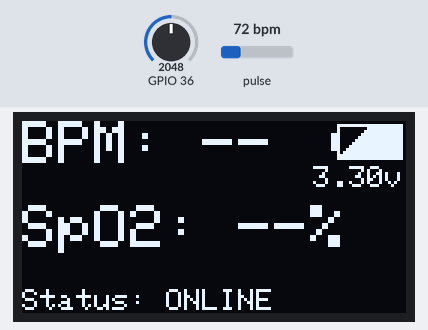
Simulated run of this sketch. Board: ESP32. Parts: 128×64 one-colour display. Inputs (shaded band) come from the test bench; at power-on: GPIO 36 = 2048, pulse 72 bpm. WiFi joins after 1.5 s; servers stay silent unless stated; what the sketch prints to the serial monitor is not drawn.

Above: at 5.1 s.
5.2 s: GPIO 36 set to 1960
At 7.9 s:
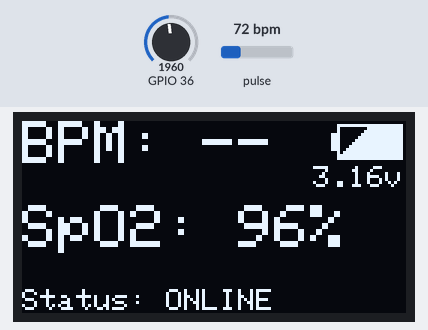
8.2 s: pulse set to 100 bpm
At 10.9 s:
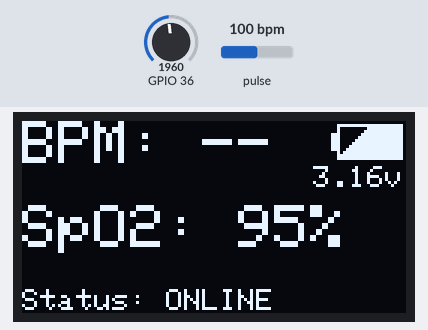
11.2 s: GPIO 36 set to 2040
At 12.4 s:
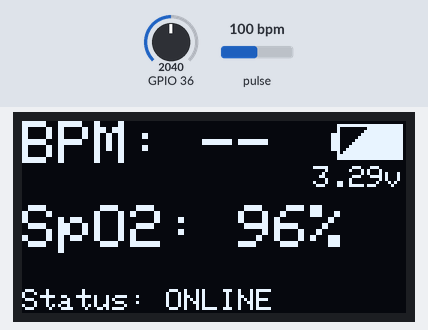
13.1 s: GPIO 36 set to 2047
At 13.9 s:
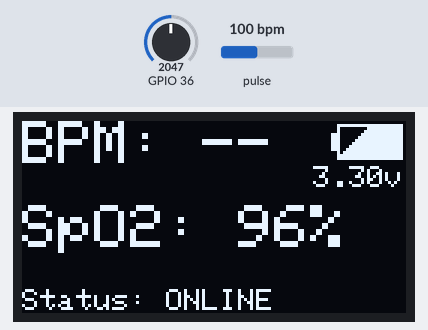
14.8 s: pulse set to 158 bpm
At 18.5 s:
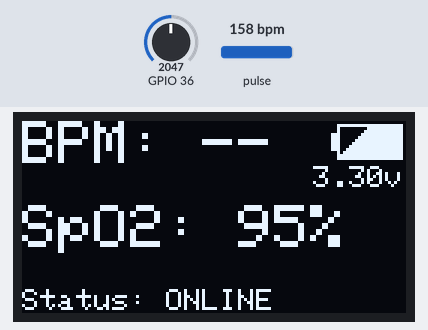
Timing chart, 0 to 18.8 s (numbered marks = the images above; inputs shaded):
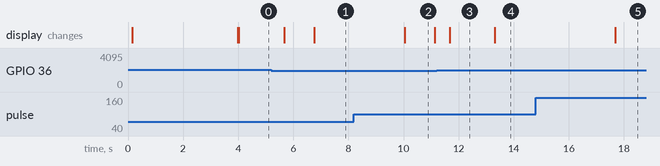

The sketch:

Projeto_IoT_Sinais_Vitais.ino
```cpp
// ------------------ Projeto Monitor Vital IoT ------------------
#define BLYNK_TEMPLATE_ID "TMPL2KnVpgXl3"
#define BLYNK_TEMPLATE_NAME "Projeto Sinais Vitais Com IoT"
#define BLYNK_AUTH ""//DKP9s8MEKGbsdo3mXpV-nc1RecDTkzXm"

#include <Wire.h>
#include <Adafruit_GFX.h>
#include <Adafruit_SSD1306.h>
#include <MAX30105.h>
#include <BlynkSimpleEsp32.h>
#include <WiFi.h>

// ------------------ Configurações ------------------
#define OLED_WIDTH 128
#define OLED_HEIGHT 64
#define OLED_ADDR 0x3C
#define I2C_SDA 6
#define I2C_SCL 7

Adafruit_SSD1306 display(OLED_WIDTH, OLED_HEIGHT, &Wire, -1);
MAX30105 particleSensor;

#define WIFI_SSID "Manzotti"
#define WIFI_PASS "Gabriel1402"

//#define WIFI_SSID "iPhone de Felipe"
//#define WIFI_PASS "testando"

BlynkTimer timer;

// ------------------ Variáveis ------------------
const long MIN_IR_VALUE = 5000;
const float alphaIR = 0.1;
float irEMA = 0.0;

unsigned long lastPeakTime = 0;
float bpmFiltered = 0.0;
const float alphaBPM = 0.3;

#define BUFFER_SIZE 100
int redBuffer[BUFFER_SIZE];
int irBuffer[BUFFER_SIZE];
int bufferIndex = 0;
bool bufferFilled = false;

bool wifiConnected = false;
bool blynkConnected = false;

// ------------------ Funções ------------------
void displaySplashScreen();
void displayUpdateVitals(float bpm, float spo2, bool fingerDetected);
void sensorReadOnce(long &irValue, long &redValue);
void processPeakAndBpm(long irValue);
float calculateSpO2_simple(int redBuf[], int irBuf[], int samples);
void sendToBlynk();
void checkConnectionStatus();

// ------------------ Setup ------------------
void setup() {
  Serial.begin(115200);
  delay(100);
  Serial.println("\n[Iniciando Monitor Vital IoT]");

  // Inicializa I2C
  Wire.begin(I2C_SDA, I2C_SCL);
  Serial.println("Barramento I2C iniciado.");

  // Display
  if (!display.begin(SSD1306_SWITCHCAPVCC, OLED_ADDR)) {
    Serial.println("Erro: display SSD1306 não encontrado!");
    while (1);
  }

  // Tela inicial
  displaySplashScreen();

  // Sensor MAX30102
  if (!particleSensor.begin(Wire, I2C_SPEED_STANDARD)) {
    Serial.println("Erro: MAX30102 não encontrado!");
    display.clearDisplay();
    display.setCursor(0,0);
    display.println("Sensor nao");
    display.setCursor(0,20);
    display.println("encontrado");
    display.display();
    while (1);
  }

  particleSensor.setup(0x1F, 4, 3, 100, 411, 4096);
  particleSensor.enableDIETEMPRDY();
  Serial.println("Sensor MAX30102 iniciado com sucesso!");

// Indicador de Bateria

  pinMode(A0, INPUT);

  // WiFi (não bloqueante)
  WiFi.begin(WIFI_SSID, WIFI_PASS);
  Serial.print("Conectando WiFi...");

  unsigned long wifiStart = millis();
  while (WiFi.status() != WL_CONNECTED && millis() - wifiStart < 5000) {
    delay(500);
    Serial.print(".");
  }
  if (WiFi.status() == WL_CONNECTED) {
    wifiConnected = true;
    Serial.println("\nWiFi conectado!");
  } else {
    wifiConnected = false;
    Serial.println("\nWiFi não conectado (modo offline).");
  }

  // Configura Blynk (sem travar)
  Blynk.config(BLYNK_AUTH);
  if (wifiConnected) {
    Blynk.connect(1000);
    blynkConnected = Blynk.connected();
  }

  timer.setInterval(1000L, sendToBlynk);
  timer.setInterval(3000L, checkConnectionStatus);

  display.clearDisplay();
  display.display();
}

// ------------------ Loop ------------------
void loop() {
  Blynk.run();
  timer.run();

  long irValue, redValue;
  sensorReadOnce(irValue, redValue);

  bool fingerDetected = (irEMA > MIN_IR_VALUE);

  if (fingerDetected) {
    redBuffer[bufferIndex] = (int)redValue;
    irBuffer[bufferIndex] = (int)irValue;
    bufferIndex++;
    if (bufferIndex >= BUFFER_SIZE) {
      bufferIndex = 0;
      bufferFilled = true;
    }
    processPeakAndBpm(irValue);
  } else {
    bpmFiltered = 0;
    lastPeakTime = 0;
    bufferIndex = 0;
    bufferFilled = false;
  }

  float spo2 = 0.0f;
  if (bufferFilled) spo2 = calculateSpO2_simple(redBuffer, irBuffer, BUFFER_SIZE);

  // Atualiza display
  static unsigned long lastDisplayMs = 0;
  if (millis() - lastDisplayMs > 500) {
    displayUpdateVitals(bpmFiltered, spo2, fingerDetected);
    lastDisplayMs = millis();
  }

  delay(10);
}

// ------------------ Indicador de Bateria ------------------
float readBatteryVoltage() {
  uint32_t Vbatt = 0;

  for (int v = 0; v < 16; v++) {
    Vbatt += analogReadMilliVolts(A0);
  }

  float Vbattf = 2 * (Vbatt / 16.0) / 1000.0;  // mV -> V
  return Vbattf;
}

// ------------------ Display ------------------

// Mostra somente no início (2 segundos)
void displaySplashScreen() {
  display.clearDisplay();
  display.setTextSize(2);
  display.setTextColor(SSD1306_WHITE);
  display.setCursor(0, 0);
  display.println("Monitor");
  display.setCursor(0, 20);
  display.println("Vital");
  display.setCursor(80, 40);
  display.println("IoT");
  display.display();
  delay(2000);
}

void displayUpdateVitals(float bpm, float spo2, bool fingerDetected) {
  display.clearDisplay();

  display.setTextSize(2);
  display.setCursor(0, 0);
  display.print("BPM: ");
  if (fingerDetected && bpm > 0.0f) display.print((int)(bpm + 0.5));
  else display.print("--");

  display.setCursor(0, 28);
  display.print("SpO2: ");
if (fingerDetected && spo2 > 0.0f) {
  display.print((int)(spo2 + 0.5));
  display.print("%");
} else {
  display.print("--%");
}

  display.setTextSize(1);
  display.setCursor(0, 56);
  if (wifiConnected && blynkConnected)
    display.print("Status: ONLINE");
  else if (wifiConnected)
    display.print("Status: WIFI OK");
  else
    display.print("Status: OFFLINE");

// Logo Bateria
//id: 0 rect 26
display.drawRect(105, 1, 22, 12, SSD1306_WHITE);
//id: 1 line 34
display.drawLine(106, 11, 116, 1, SSD1306_WHITE);
//id: 2 fillRect 35
display.fillRect(115, 2, 12, 10, SSD1306_WHITE);
//id: 3 fillTriangle 36
display.fillTriangle(105, 12, 115, 2, 115, 12, SSD1306_WHITE);
//id: 4 fillRect 39
display.fillRect(103, 4, 3, 6, SSD1306_WHITE);

float voltage = readBatteryVoltage();
display.setCursor(97, 15);
display.print(voltage, 2);
display.print("v");

  display.display();
}

// ------------------ Sensor ------------------
void sensorReadOnce(long &irValue, long &redValue) {
  irValue = particleSensor.getIR();
  redValue = particleSensor.getRed();

  if (irEMA == 0.0f)
    irEMA = (float)irValue;
  else
    irEMA = alphaIR * (float)irValue + (1.0f - alphaIR) * irEMA;
}

void processPeakAndBpm(long irValue) {
  static long prevIR = 0, prevPrevIR = 0;
  unsigned long now = millis();

  if (prevIR > prevPrevIR && prevIR > irValue && prevIR > MIN_IR_VALUE) {
    if (lastPeakTime == 0) {
      lastPeakTime = now;
      return;
    }

    unsigned long interval = now - lastPeakTime;
    lastPeakTime = now;

    if (interval < 300 || interval > 2000) return;

    float bpmInstant = 60.0f / (interval / 1000.0f);
    if (bpmFiltered == 0.0f)
      bpmFiltered = bpmInstant;
    else
      bpmFiltered = alphaBPM * bpmInstant + (1.0f - alphaBPM) * bpmFiltered;
  }

  prevPrevIR = prevIR;
  prevIR = irValue;
}

// ------------------ SpO2 ------------------
float calculateSpO2_simple(int redBuf[], int irBuf[], int samples) {
  long sumRed=0, sumIr=0;
  int rMin = INT_MAX, rMax = 0, iMin = INT_MAX, iMax = 0;

  for (int i=0;i<samples;i++){
    int r = redBuf[i], ir = irBuf[i];
    if (r < rMin) rMin = r;
    if (r > rMax) rMax = r;
    if (ir < iMin) iMin = ir;
    if (ir > iMax) iMax = ir;
    sumRed += r;
    sumIr += ir;
  }

  int redAC = rMax - rMin;
  int irAC = iMax - iMin;
  float redDC = (float)sumRed / samples;
  float irDC = (float)sumIr / samples;

  if (redDC == 0 || irDC == 0 || irAC == 0) return 0.0f;

  float R = ((float)redAC / redDC) / ((float)irAC / irDC);
  float SpO2 = 110.0f - 25.0f * R;

  if (SpO2 > 100.0f) SpO2 = 100.0f;
  if (SpO2 < 0.0f) SpO2 = 0.0f;
  return SpO2;
}

// ------------------ Blynk ------------------
void sendToBlynk() {
  if (Blynk.connected()) {
    Blynk.virtualWrite(V1, (int)(bpmFiltered + 0.5));

    float spo2 = 0.0f;
    if (bufferFilled)
      spo2 = calculateSpO2_simple(redBuffer, irBuffer, BUFFER_SIZE);

    Blynk.virtualWrite(V2, spo2);
  }
}

// ------------------ Conexão ------------------
void checkConnectionStatus() {
  // Verifica WiFi
  wifiConnected = (WiFi.status() == WL_CONNECTED);

  // Tenta reconectar Blynk se possível
  if (wifiConnected && !Blynk.connected()) {
    Blynk.connect(1000);
  }
  blynkConnected = Blynk.connected();

  Serial.print("WiFi: ");
  Serial.print(wifiConnected ? "OK" : "OFF");
  Serial.print(" | Blynk: ");
  Serial.println(blynkConnected ? "OK" : "OFF");
}
```

Measured:
- after the input at 5.2 s, the display: first changes after 0.46 s (image 1 shows a later state)
- after the input at 8.2 s, the display: changes after 1.8 s (image 2)
- after the input at 11.2 s, the display: changes after 0.47 s (image 3)
- after the input at 13.1 s, the display: changes after 0.21 s (image 4)
- what the display in image 2 shows lasts 1.1 s, from 10.0 s to 11.1 s
